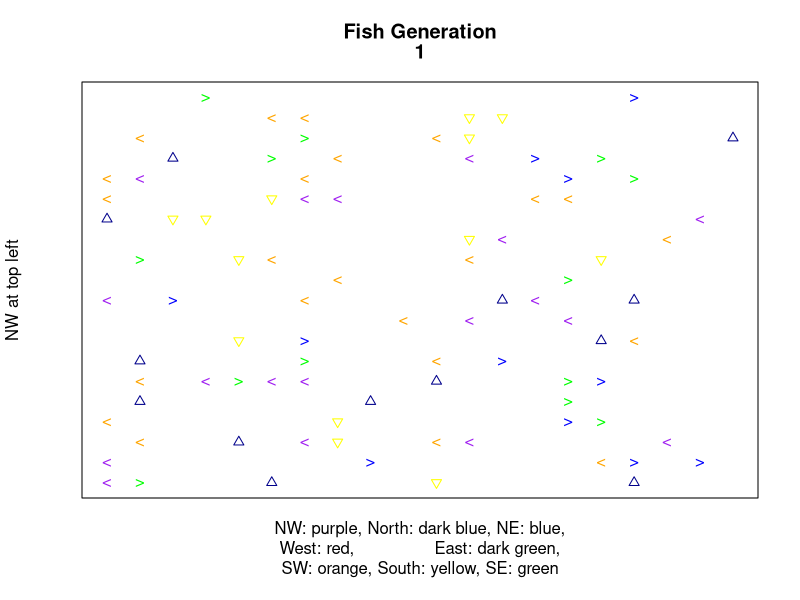
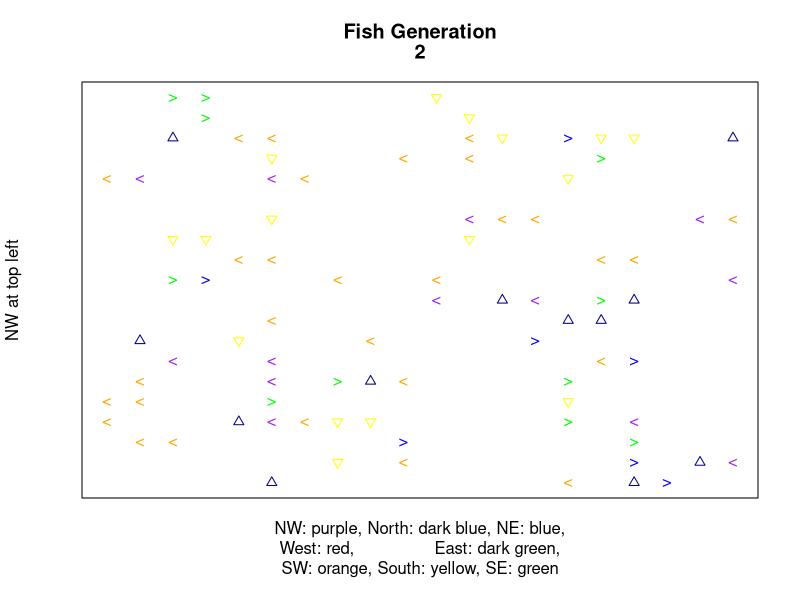
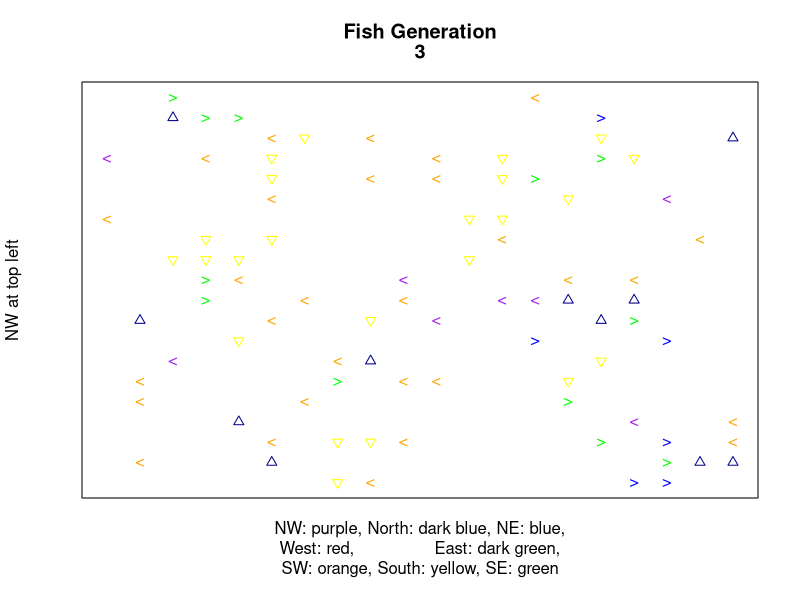
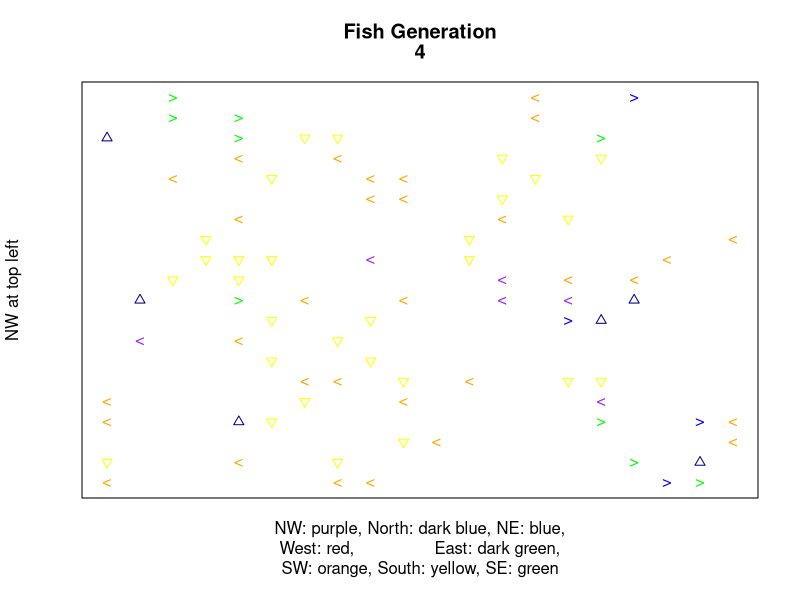
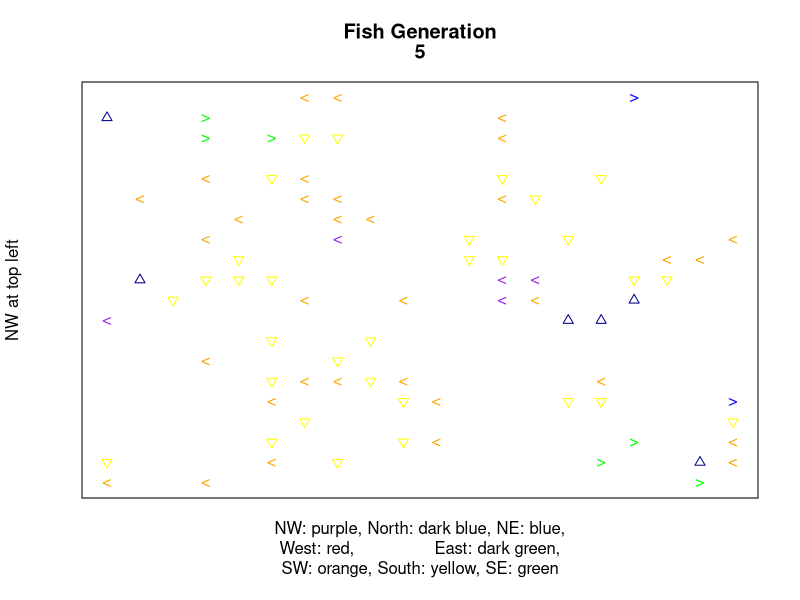
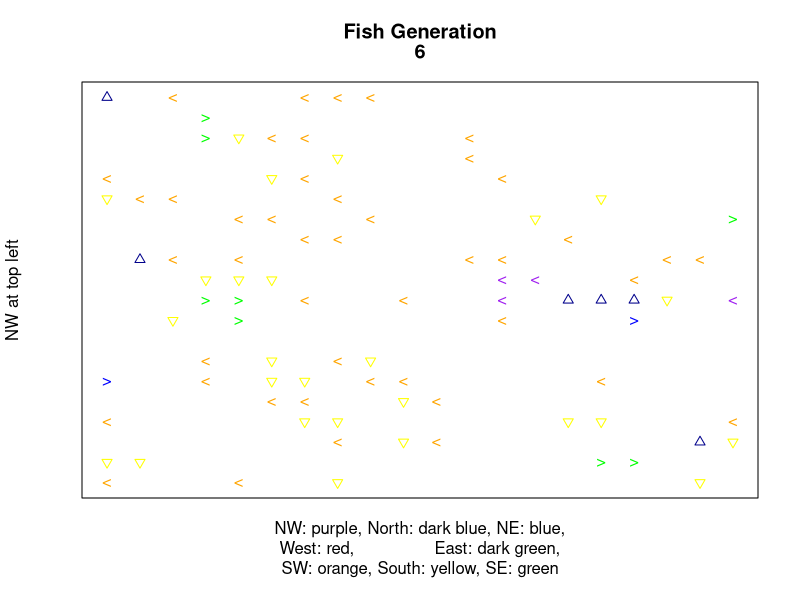
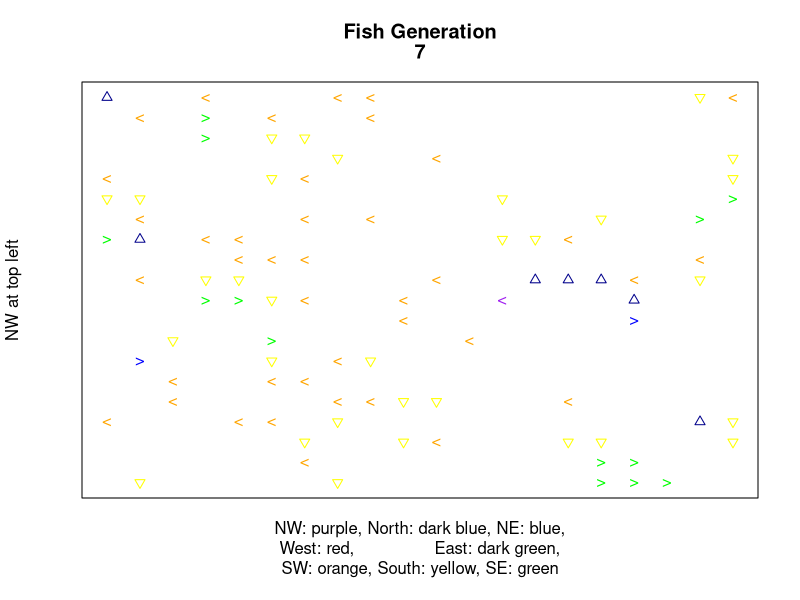
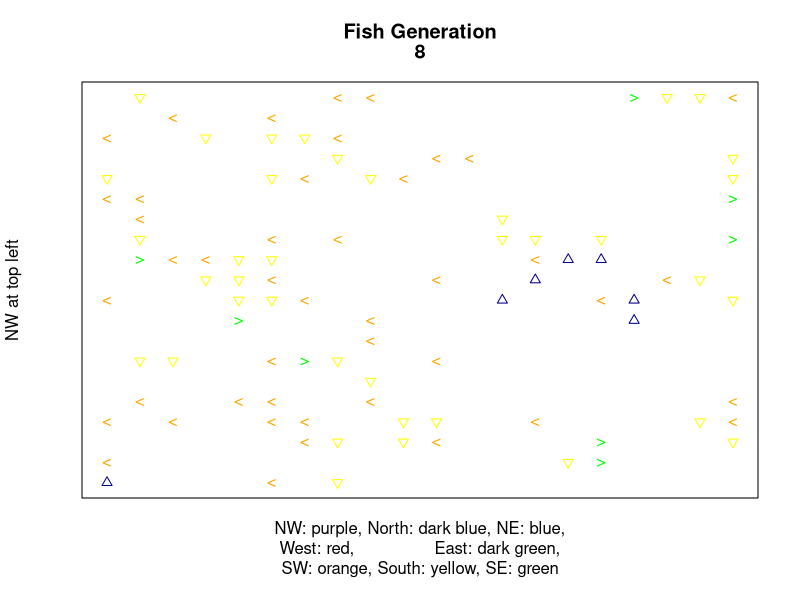

Source code (R) for these figures, in order:
# CA Project 
# Module 14.10 - 'Fish Schooling'
# Version 1.1
# counts own direction in mean
# because all neighbors influence each other
# so I think this will be more realistic

# SOUTH/EAST bias in behavior, does not form homogenous clusters
# rather involved, written-out round thing for mean

# ignore cohesion rule
# obey separation rule and alignment rule
# separation takes precedence

# this version's interpretation of separation rule:
# "don't move into the same space on the grid"

# wrap edges

# this version is probably gonna have the 'herky jerky' movement

# possible cell states (by 'cell' I mean 'pair of coords')
EMPTY <- c(0,0)   # unoccupied cell                    #white
#NW <- list(1,-1)     # fish with direction of Northwest   #purple
#NORTH <- list(1,0)   # fish with direction of North       #indigo
#NE <- list(1,1)      # fish with direction of Northeast   #blue
#WEST <- list(0,-1)   # fish with direction of West        #red
#EAST <- list(0,1)    # fish with direction of East        #dark green
#SW <- list(-1,-1)    # fish with direction of Southwest   #orange
#SOUTH <- list(-1,0)  # fish with direction of South       #yellow
#SE <- list(-1,1)     # fish with direction of Southeast   #green

# minimum gap between fish
#gap.size <- 1 # number of empty cells between two occupied cells


# dimensions
size <- 20
gens <- 50 # slices

probability <- 0.4 # to make sure some cells are empty (for initialization)


# FUNCTIONS

# test whether a pair of coords is (0,0)
empty <- function(coords) {
  return(sum(coords==EMPTY)==2)
}

# copy edges to ghost margins
wrap.edges <- function(slice) {
  # wrap top and bottom edges:
  for(i in 1:2) {
    loaf[[slice]][[i]] <- loaf[[slice]][[size+i]]
    loaf[[slice]][[size+i+2]] <- loaf[[slice]][[i+2]]
  }
  # wrap left and right edges:
  for(i in 1:2) {
    for(row in 3:(size+2)) {
      loaf[[slice]][[row]][[i]] <- loaf[[slice]][[row]][[size+i]]
      loaf[[slice]][[row]][[size+2+i]] <- loaf[[slice]][[row]][[i+2]]
    }
  }
  # set corners:
  for(i in 1:2) {
    for(j in 1:2) {
      # top corners
      loaf[[slice]][[i]][[j]] <- loaf[[slice]][[size+i]][[size+j]]
      loaf[[slice]][[i]][[size+j+2]] <- loaf[[slice]][[size+i]][[j+2]]
      # bottom corners
      loaf[[slice]][[size+i+2]][[j]] <- loaf[[slice]][[i+2]][[size+j]]
      loaf[[slice]][[size+i+2]][[size+j+2]] <- loaf[[slice]][[i+2]][[j+2]]
    }
  }
  return(loaf[[slice]])
}

# get mean direction of all neighbors 
# (Moore's neighborhood,  dist 1 )
get.mean.dir <- function(slice,this.r,this.c) {
  #if(empty(loaf[[slice-1]][[this.r]][[this.c]])) { return(EMPTY) }
  dist <- 1
  num.neighbors <- 0
  neighbor.directions <- EMPTY
  for(row in -dist:dist) {
    for(col in -dist:dist) {
      bro.dir <- unlist(loaf[[slice-1]][[this.r+row]][[this.c+col]])
      #if(!(row==0 && col==0) && !empty(bro.dir)) {
      if(!empty(bro.dir)) {
        num.neighbors <- num.neighbors + 1
        neighbor.directions <- neighbor.directions + bro.dir
      }
    }
  }
  
  #mean <- round(neighbor.directions/num.neighbors)
  mean <- neighbor.directions/num.neighbors
  for(i in 1:2) {
    remainder <- mean[i]%%1
    #cat(remainder)
    if((mean[i]>0 && remainder>=.5) || (mean[i]<0 && remainder<.5)) { 
      mean[i] <- ceiling(mean[i]) 
    } else { mean[i] <- floor(mean[i]) }
  }
  if(num.neighbors==0 || empty(mean)) {
    return(unlist(loaf[[slice-1]][[this.r]][[this.c]]))
  } else { return(mean) }
}

# should keep two fish from moving into the same empty cell
# and keep fish from moving into occupied cell.
okay.to.move <- function(slice,row,col,dest) {
  if(!empty(unlist(loaf[[slice-1]][[dest[1]]][[dest[2]]]))) { return(FALSE) }
  for(r in -1:1) {
    for(c in -1:1) {
      bro.row <- dest[1]+r
      bro.col <- dest[2]+c
      bro.dir <- unlist(loaf[[slice-1]][[bro.row]][[bro.col]])
      if((!(bro.row==row && bro.col==col) && !empty(bro.dir)) && empty(bro.dir+c(r,c))) {
        return(FALSE)
      }
    }
  }
  return(TRUE)
}

# Plot the grid for the generation specified.
print <- function(slice) {
  FLIPPED.Y.AXIS <- 1:(size+4)#:1 # rows reversed for plotting
  # it would be much more efficient to use a matrix here,
  # but this makes the code easier to read at a glance
  nw.x <- vector() 
  nw.y <- vector()
  north.x <- vector()
  north.y <- vector()
  ne.x <- vector()
  ne.y <- vector()
  west.x <- vector()
  west.y <- vector()
  east.x <- vector()
  east.y <- vector()
  sw.x <- vector()
  sw.y <- vector()
  south.x <- vector()
  south.y <- vector()
  se.x <- vector()
  se.y <- vector()
  
  for (row in 3:(size+2)) {
    for (col in 3:(size+2)) {
      direction <- unlist(loaf[[slice]][[row]][[col]])
      if(direction[1]==1) {
        if(direction[2]==-1) {
          nw.x <- c(nw.x,col)
          nw.y <- c(nw.y,FLIPPED.Y.AXIS[row])
        } else if(direction[2]==0) {
          north.x <- c(north.x,col)
          north.y <- c(north.y,FLIPPED.Y.AXIS[row])
        } else {
          ne.x <- c(ne.x,col)
          ne.y <- c(ne.y,FLIPPED.Y.AXIS[row])
        }
      } else if(direction[1]==0) {
        if(direction[2]==-1) {
          west.x <- c(west.x,col)
          west.y <- c(west.y,FLIPPED.Y.AXIS[row])
          #} else if(direction[2]==0) {
          #  empty.x <- c(empty.x,col)
          #  empty.y <- c(empty.y,FLIPPED.Y.AXIS[row])
        } else if(direction[2]==1) {
          east.x <- c(east.x,col)
          east.y <- c(east.y,FLIPPED.Y.AXIS[row])
        }
      } else {
        if(direction[2]==-1) {
          sw.x <- c(sw.x,col)
          sw.y <- c(sw.y,FLIPPED.Y.AXIS[row])
        } else if(direction[2]==0) {
          south.x <- c(south.x,col)
          south.y <- c(south.y,FLIPPED.Y.AXIS[row])
        } else {
          se.x <- c(se.x,col)
          se.y <- c(se.y,FLIPPED.Y.AXIS[row])
        }
      }
    }
  }
  
  # NW is PURPLE
  plot(x=nw.x,y=nw.y,ylim=c(3,size+2),
       xlim=c(3,size+2),pch=60,col="purple",
       main=c("Fish Generation",slice),
       yaxt="n",xaxt="n",
       xlab="NW: purple, North: dark blue, NE: blue,\nWest: red,                East: dark green,\nSW: orange, South: yellow, SE: green",
       ylab="NW at top left") 
  # North is DARK BLUE 
  points(x=north.x,y=north.y,pch=2,col="dark blue")
  # NE is BLUE
  points(x=ne.x,y=ne.y,pch=62,col="blue")
  # WEST is RED
  points(x=west.x,y=west.y,pch=171,col="red")
  # EAST is DARK GREEN
  points(x=east.x,y=east.y,pch=187,col="dark green")
  # SW is ORANGE
  points(x=sw.x,y=sw.y,pch=60,col="orange")
  # SOUTH is YELLOW
  points(x=south.x,y=south.y,pch=6,col="yellow")
  # SE is GREEN
  points(x=se.x,y=se.y,pch=62,col="green")
}


# set up empty loaf
# don't forget to initialize 'ghost' borders (2 cell margin)
loaf <- list()
for(slice in 1:gens) {
  loaf[[slice]] <- list()
  for(row in 1:(size+4)) {
    loaf[[slice]][[row]] <- list()
    for(col in 1:(size+4)) {
      loaf[[slice]][[row]][[col]] <- c(0,0)
    }
  }
}

# set up initial random configuration slice (generation 1)
for(row in 3:(size+2)) {
  for(col in 3:(size+2)) {
    if(rbinom(1,1,probability)) {
      loaf[[1]][[row]][[col]] <- floor(runif(2,-1,2))
    }
  }
}
loaf[[1]] <- wrap.edges(1)
print(1)

# FOR LOOP
for(slice in 2:gens) {
  for(row in 3:(size+2)) {
    for(col in 3:(size+2)) {
      direction <- unlist(loaf[[slice-1]][[row]][[col]])
      if(!empty(direction)) {
        new.direction <- get.mean.dir(slice,row,col)
        loaf[[slice]][[row]][[col]] <- new.direction
        destination <- c(row,col)+direction
        if(okay.to.move(slice,row,col,destination)) {
          #loaf[[slice]][[destination[1]]][[destination[2]]] <- direction
          
          for(i in 1:2) {
            if(destination[i]<3) {
              destination[i] <- destination[i]+size
            } else if(destination[i]>(size+2)) {
              destination[i] <- destination[i]-size
            }
          }
          loaf[[slice]][[destination[1]]][[destination[2]]] <- direction
          loaf[[slice]][[row]][[col]] <- EMPTY
        }
      } #else { loaf[[slice]][[row]][[col]] <- EMPTY }
    }
  }
  loaf[[slice]] <- wrap.edges(slice)
  print(slice)
}
